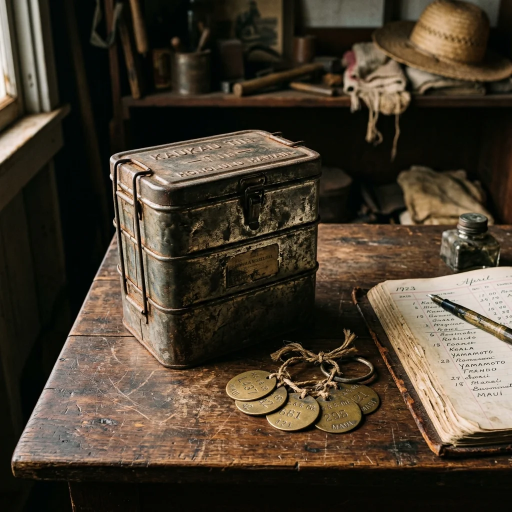
#> input picture src/assets/bango_lunch_tin.webp, 1024 x 1024 px (shown at 1/2 size)
$ python generate_og_images.py out --image ../../../../src/assets/bango_lunch_tin.webp
#> lines starting #> are read from the running program, lines starting #| are printed output that depends on the picture
import sys
import os
import argparse
from PIL import Image, ImageDraw, ImageFont

def generate_og_images(output_dir, image_path=None, text=None, bg_color="#1E3A27", text_color="white", validate=False):
#> called with output_dir = 'out', bg_color = '#1E3A27', text_color = 'white', validate = False
    if not os.path.exists(output_dir):
        os.makedirs(output_dir)

    targets = {
        "og-image.png": (1200, 630),
        "twitter-image.png": (1200, 675),
        "og-square.png": (1200, 1200)
    }

    logo_img = None
    if image_path and os.path.exists(image_path):
        try:
            logo_img = Image.open(image_path)
#> logo_img is the input picture: PIL image 1024x1024 RGB; mean R, G, B 71.5, 60.9, 46.4
        except Exception as e:
            print(f"Error opening image {image_path}: {e}")

    for filename, size in targets.items():
        out_path = os.path.join(output_dir, filename)

        # Create background canvas
        canvas = Image.new("RGBA", size, bg_color)
        draw = ImageDraw.Draw(canvas)

        # If we have a logo image and no text, just place logo centered and scaled
        if logo_img and not text:
            # Scale logo to fit 50% of canvas height/width
            logo_aspect = logo_img.width / logo_img.height
            max_h = int(size[1] * 0.5)
            max_w = int(size[0] * 0.5)

            if logo_aspect > 1: # wider
                logo_w = min(max_w, int(max_h * logo_aspect))
                logo_h = int(logo_w / logo_aspect)
            else: # taller
                logo_h = min(max_h, int(max_w / logo_aspect))
                logo_w = int(logo_h * logo_aspect)

            logo_resized = logo_img.resize((logo_w, logo_h), Image.Resampling.LANCZOS)

            # Centered position
            pos_x = (size[0] - logo_w) // 2
            pos_y = (size[1] - logo_h) // 2

            if logo_resized.mode == 'RGBA':
                canvas.alpha_composite(logo_resized, (pos_x, pos_y))
            else:
                canvas.paste(logo_resized, (pos_x, pos_y))

        elif text:
            # Draw text
            text_pos_x = 100
            text_pos_y = size[1] // 2
            draw.text((text_pos_x, text_pos_y), text, fill=text_color)

            if logo_img:
                logo_resized = logo_img.resize((150, 150), Image.Resampling.LANCZOS)
                pos_x = size[0] - 250
                pos_y = size[1] // 2 - 75
                if logo_resized.mode == 'RGBA':
                    canvas.alpha_composite(logo_resized, (pos_x, pos_y))
                else:
                    canvas.paste(logo_resized, (pos_x, pos_y))
        else:
            pass

        final_canvas = canvas.convert("RGB")
        final_canvas.save(out_path, format="PNG")
        print(f"Generated {filename} ({size[0]}x{size[1]})")
#> this loop made 3 passes
#> pass 1, in generate_og_images, `canvas = Image.new("RGBA", size, bg_color)`:
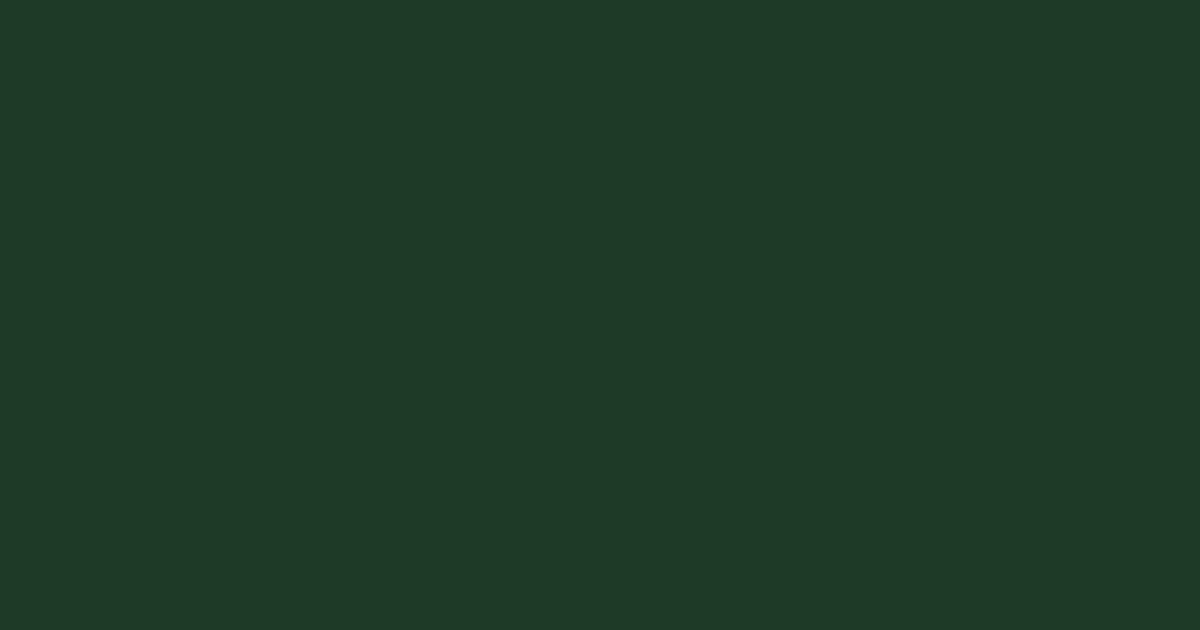
#> canvas: PIL image 1200x630 RGBA; mean R, G, B, A 30, 58, 39, 255
#> pass 1, in generate_og_images, `logo_resized = logo_img.resize((logo_w, logo_h), Image.Resampling.LANC..`:
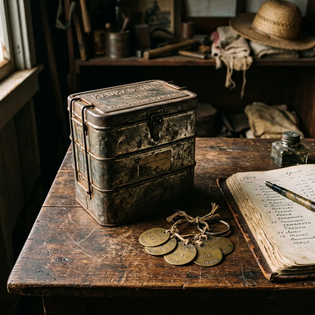
#> logo_resized: PIL image 315x315 RGB; mean R, G, B 71.5, 60.9, 46.5
#> pass 1, in generate_og_images, `final_canvas = canvas.convert("RGB")`:
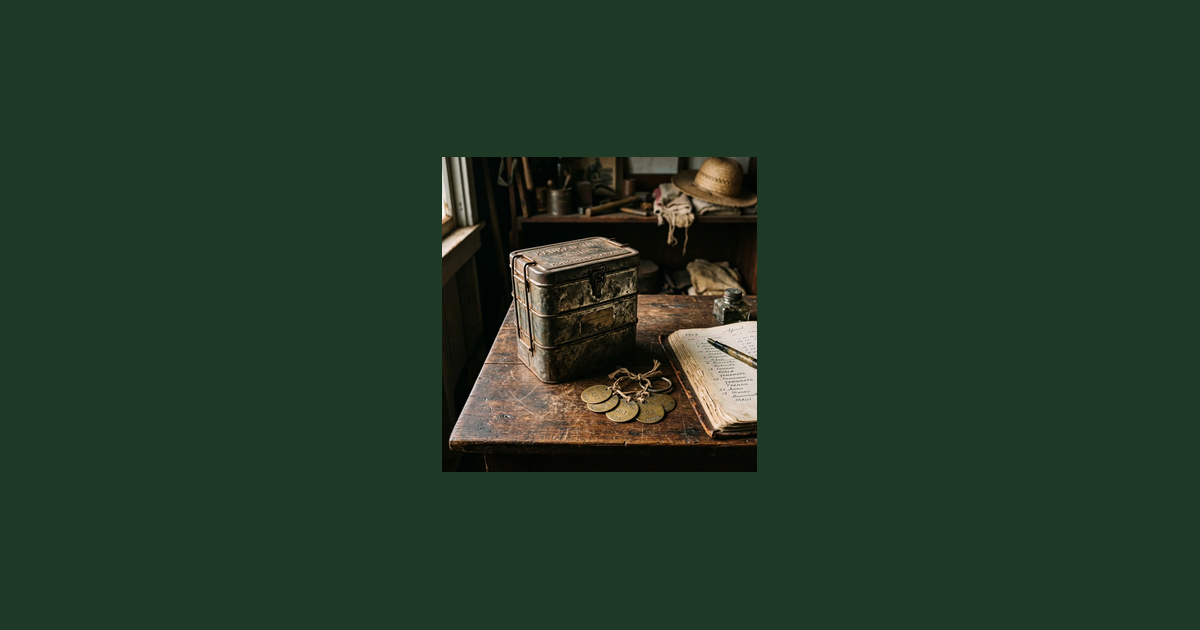
#> final_canvas: PIL image 1200x630 RGB; mean R, G, B 35.4, 58.4, 40
#> pass 2, in generate_og_images, `canvas = Image.new("RGBA", size, bg_color)`:
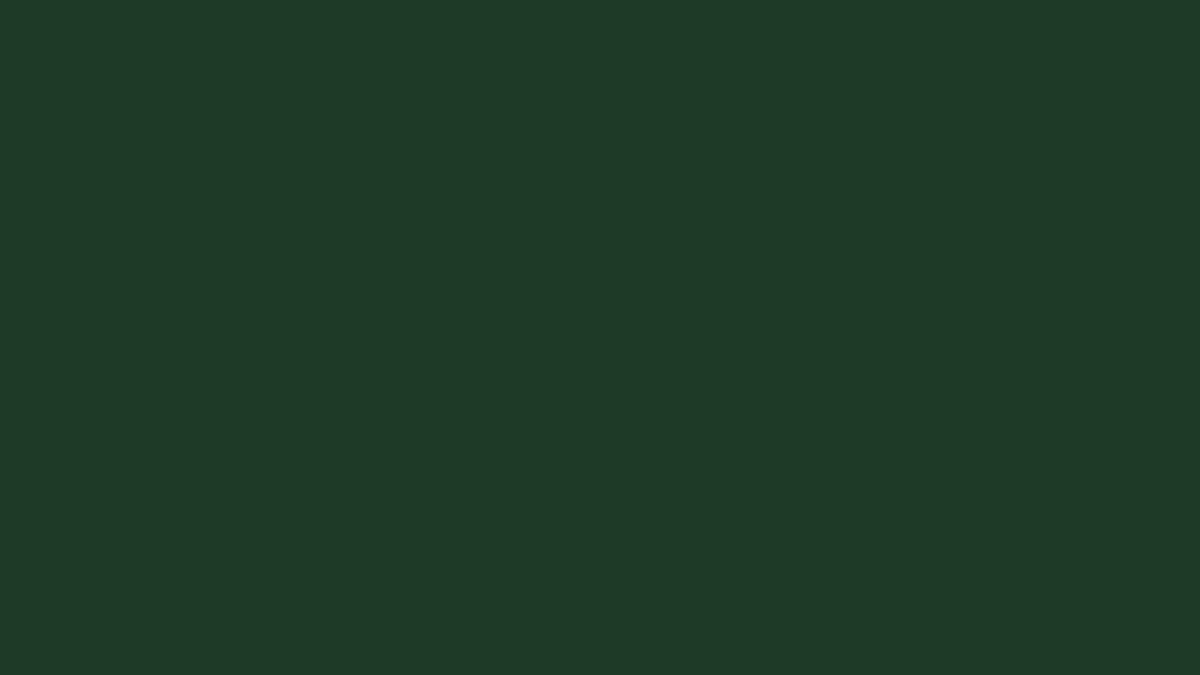
#> canvas: PIL image 1200x675 RGBA; mean R, G, B, A 30, 58, 39, 255
#> after the loop:
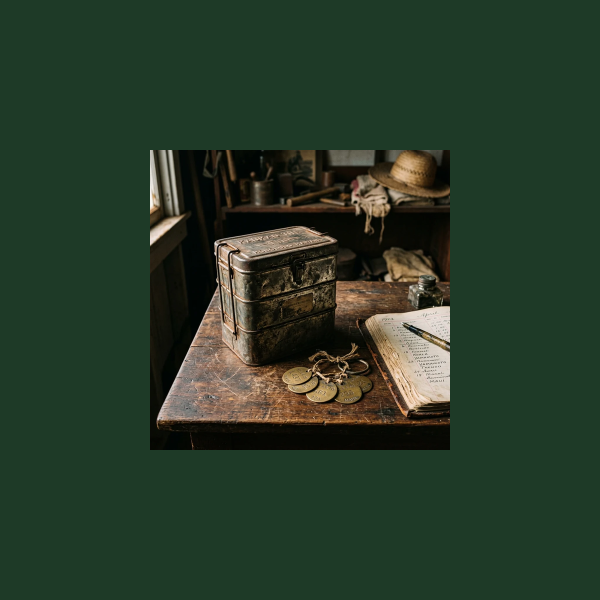
#> canvas: PIL image 1200x1200 RGBA (shown at 1/2 size); mean R, G, B, A 40.4, 58.7, 40.9, 255

    if validate:
        print("\nRunning validation checks...")
        all_passed = True
        for filename, size in targets.items():
            path = os.path.join(output_dir, filename)
            if os.path.exists(path) and os.path.getsize(path) > 0:
                print(f"  [OK] {filename} generated and verified ({os.path.getsize(path)} bytes)")
            else:
                print(f"  [FAIL] {filename} verification failed")
                all_passed = False
        if all_passed:
            print("All OG image validations passed!")

if __name__ == "__main__":
    parser = argparse.ArgumentParser(description="Generate Open Graph images.")
    parser.add_argument("output_dir", help="Path to output directory")
    parser.add_argument("--image", help="Path to source image/logo")
    parser.add_argument("--text", help="Text/slogan to overlay")
    parser.add_argument("--bg-color", default="#1E3A27", help="Background color hex")
    parser.add_argument("--text-color", default="white", help="Text color hex")
    parser.add_argument("--validate", action="store_true", help="Validate output files")

    args = parser.parse_args()
    generate_og_images(args.output_dir, args.image, args.text, args.bg_color, args.text_color, args.validate)

$ run again, on src/assets/historic_camp_house.webp
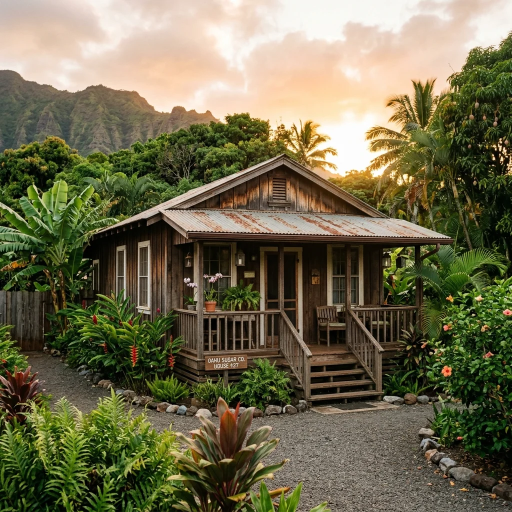
#> input picture src/assets/historic_camp_house.webp, 1024 x 1024 px (shown at 1/2 size)
#> in generate_og_images, logo_img is the input picture: PIL image 1024x1024 RGB; mean R, G, B 111.5, 106.5, 78
#> after the loop in generate_og_images, `for filename, size in targets.items():`:
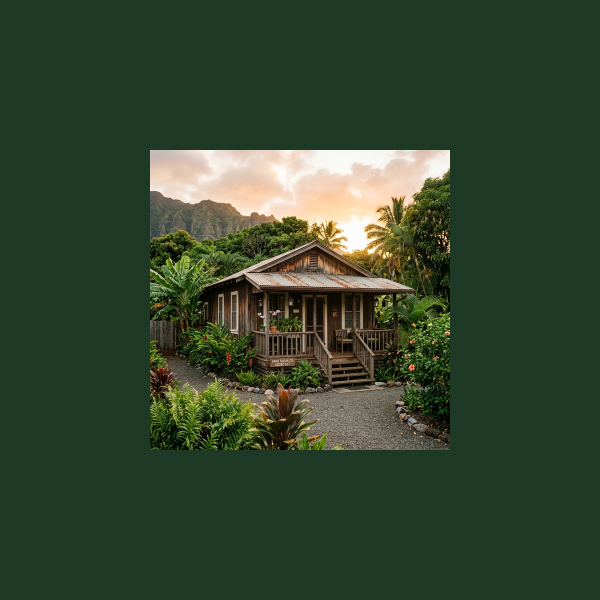
#> canvas: PIL image 1200x1200 RGBA (shown at 1/2 size); mean R, G, B, A 50.4, 70.1, 48.8, 255
#> after the loop in generate_og_images, `for filename, size in targets.items():`:
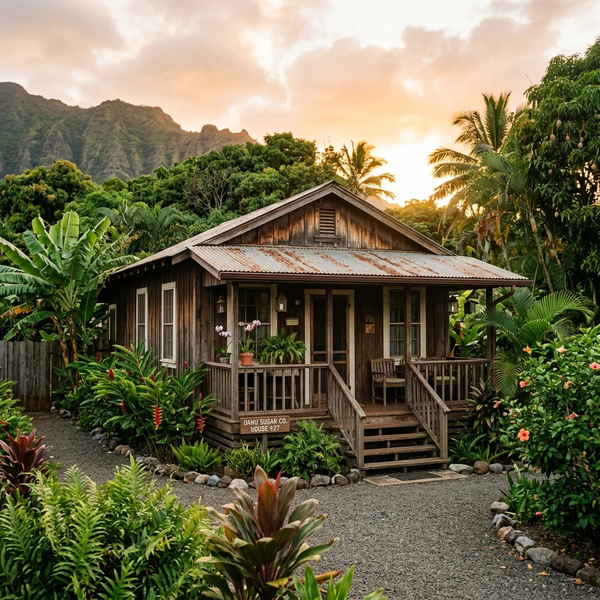
#> logo_resized: PIL image 600x600 RGB; mean R, G, B 111.5, 106.5, 78.2

$ run again, on src/assets/sugarcane_field.webp
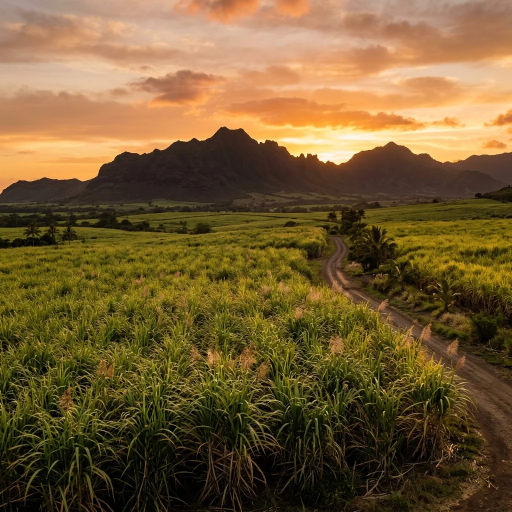
#> input picture src/assets/sugarcane_field.webp, 1024 x 1024 px (shown at 1/2 size)
#> in generate_og_images, logo_img is the input picture: PIL image 1024x1024 RGB; mean R, G, B 116.4, 91.3, 50.6
#> the loop in generate_og_images, `for filename, size in targets.items():` made 3 passes
#> pass 1, in generate_og_images, `final_canvas = canvas.convert("RGB")`:
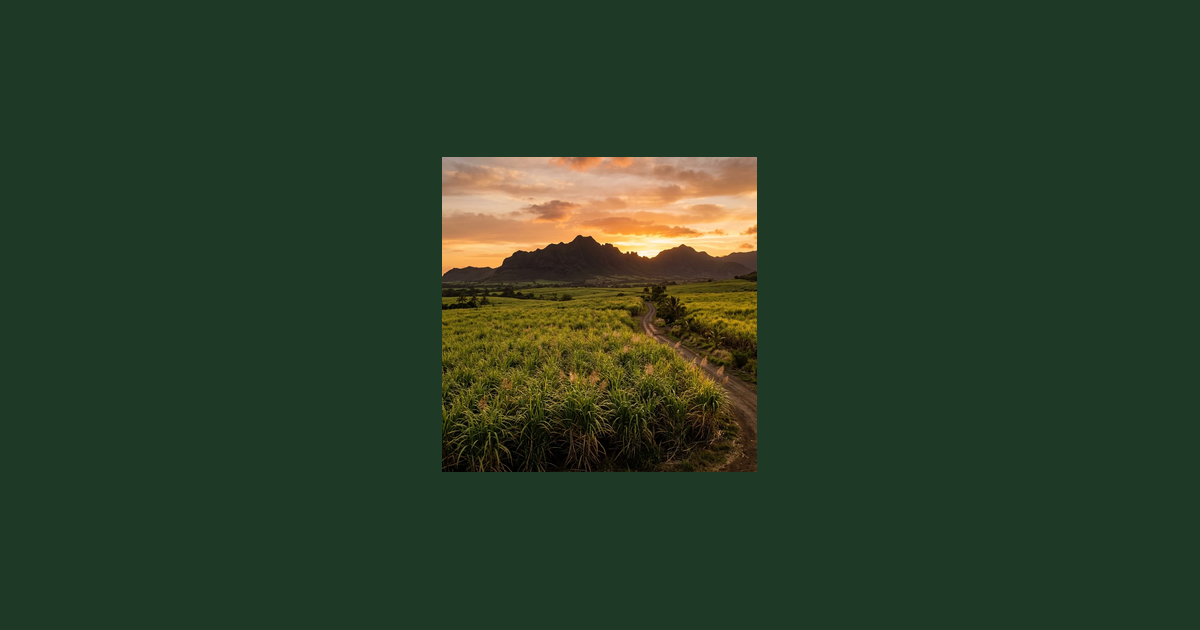
#> final_canvas: PIL image 1200x630 RGB; mean R, G, B 41.3, 62.4, 40.5
#> after the loop in generate_og_images, `for filename, size in targets.items():`:
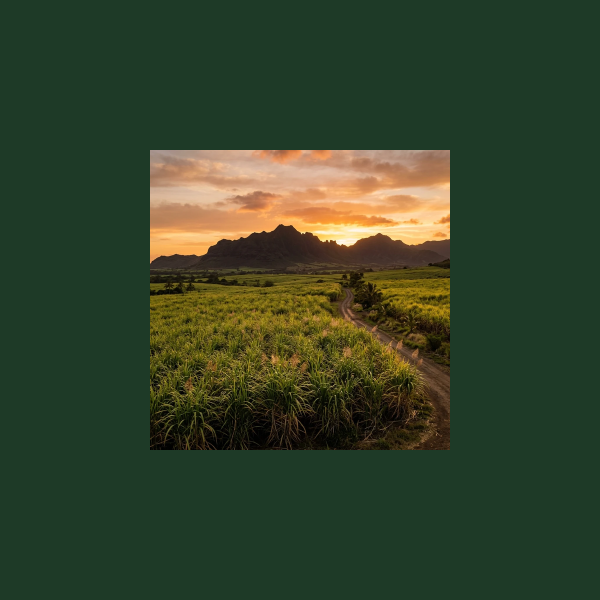
#> canvas: PIL image 1200x1200 RGBA (shown at 1/2 size); mean R, G, B, A 51.6, 66.3, 41.9, 255
